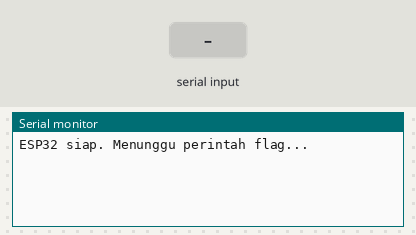
A sketch run on a simulated ESP32. On the bench: the last lines printed to the serial monitor. Inputs (shaded band) come from the test bench. Random numbers use the default seed unless the sketch sets one.

Above: at 1.2 s.
1.3 s: "90,45\n" received over Serial
At 1.37 s:
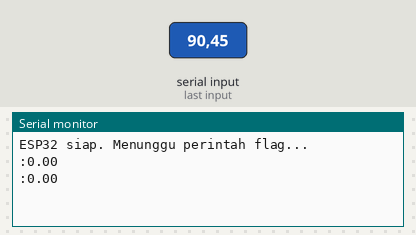
3.2 s: "1\n" received over Serial
At 3.22 s:
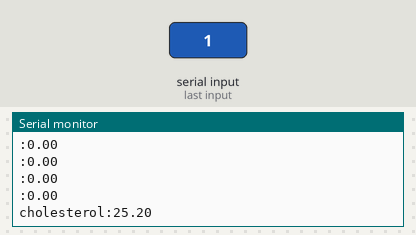
4.7 s: "2\n" received over Serial
At 4.73 s:
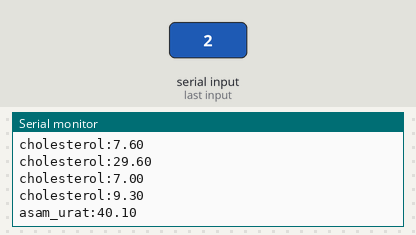
6.2 s: "3\n" received over Serial
At 6.24 s:
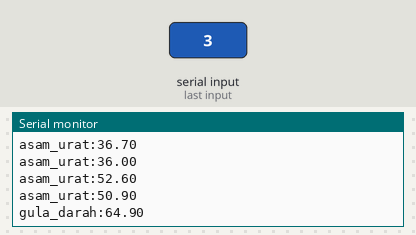
Timing chart, 0 to 8.7 s (numbered marks = the images above; inputs shaded):
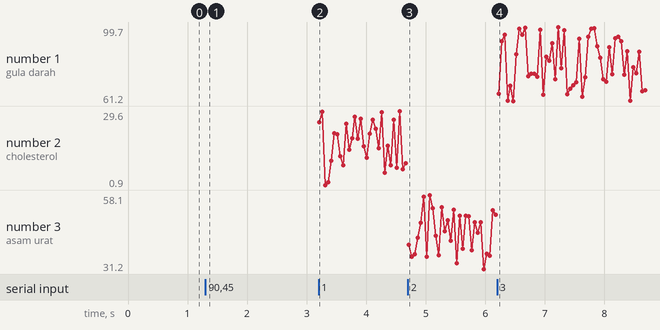

The sketch:

esp32_akm_testing.ino
```cpp
int currentMeasurementType = 0;  // 0 = Idle, 1 = Kolesterol, 2 = Asam Urat, 3 = Gula Darah

void setup() {
  // Mulai komunikasi serial dengan baud rate 9600, sesuaikan dengan di Python
  Serial.begin(115200);
  Serial.println("ESP32 siap. Menunggu perintah flag...");
  pinMode(13, INPUT_PULLUP);
}

void loop() {
  // 1. Cek apakah ada perintah masuk dari Raspberry Pi
  // Serial.println(digitalRead(13));
  if (Serial.available() > 0) {
    // Baca perintah yang masuk (diasumsikan dikirim dengan newline)
    String command = Serial.readStringUntil('\n');
    command.trim();  // Hapus spasi atau karakter tak terlihat

    int flag = command.toInt();

    // // Pastikan flag valid sebelum mengubah state

      currentMeasurementType = flag;
      // Serial.print(">>> Perintah diterima, memulai pengukuran untuk flag: ");
      // Serial.println(currentMeasurementType);

  }

  // 2. Kirim data hanya jika ada mode pengukuran yang aktif
  if (currentMeasurementType != 0) {
    String dataType;
    float randomValue;

    // Tentukan tipe data dan rentang angka random berdasarkan state
    switch (currentMeasurementType) {
      case 1:  // Kolesterol
        dataType = "cholesterol";
        randomValue = random(0, 301) / 10.0;  // Angka random 0.0 - 30.0
        break;
      case 2:  // Asam Urat
        dataType = "asam_urat";
        randomValue = random(310, 601) / 10.0;  // Angka random 31.0 - 60.0
        break;
      case 3:  // Gula Darah
        dataType = "gula_darah";
        randomValue = random(610, 1001) / 10.0;  // Angka random 61.0 - 100.0
        break;
      default:
        break;
    }

    // Format data menjadi string "tipe:nilai"
    String dataString = dataType + ":" + String(randomValue);

    // Kirim data kembali ke Raspberry Pi melalui serial

      Serial.println(dataString);
  }

  // Beri jeda 1 detik sebelum iterasi loop berikutnya
  delay(50);
}
```

Measured:
- after the input at 1.3 s, the serial monitor: prints a new line at once (image 1)
- after the input at 3.2 s, the serial monitor: prints a new line at once (image 2)
- after the input at 4.7 s, the serial monitor: prints a new line at once (image 3)
